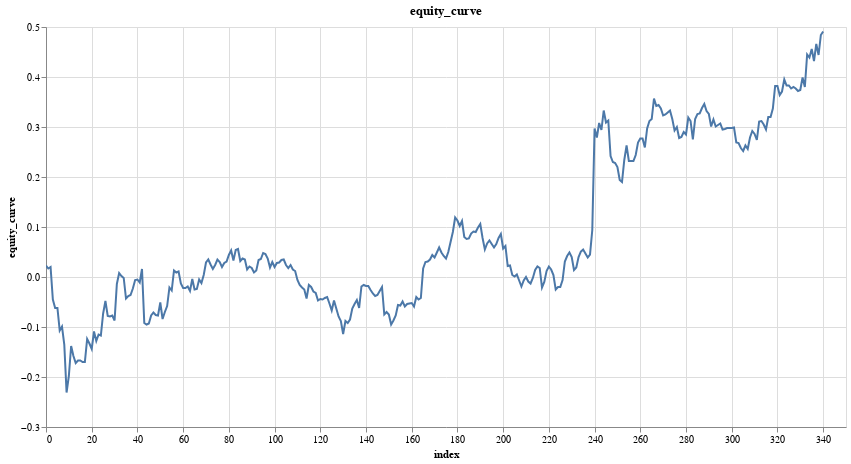

Notebook code for this chart:
### Code cell
# we plot the one with the highest sharpe-ratio
features = ['close_log_return_lag_3']
model = LinearModel(len(features))
model_trades = research.learn_model_trades(ts.drop_nulls(), features, target, model, loss=nn.MSELoss())
model_trades = research.add_tx_fees_log(model_trades, maker_fee, taker_fee)
research.plot_column(model_trades, 'equity_curve')

### Figure 1 — Vega specification as saved in the notebook (floating-point values rounded to 4 significant figures; data arrays with more than 128 entries replaced by an {"elided": "..."} marker saying what was removed)
{"$schema": "https://vega.github.io/schema/vega/v5.json", "data": [{"name": "param_9_store"}, {"name": "source_0", "values": {"elided": "341 records"}}, {"name": "source_0_x_domain_index", "values": [{"min": 0, "max": 340}]}, {"name": "source_0_y_domain_equity_curve", "values": [{"min": -0.231, "max": 0.491}]}], "signals": [{"name": "unit", "value": {}, "on": [{"events": "pointermove", "update": "isTuple(group()) ? group() : unit"}]}, {"name": "param_9", "update": "vlSelectionResolve(\"param_9_store\", \"union\")"}, {"name": "param_9_index", "on": [{"events": [{"source": "view", "type": "dblclick"}], "update": "null"}, {"events": {"signal": "param_9_translate_delta"}, "update": "panLinear(param_9_translate_anchor.extent_x, -param_9_translate_delta.x / width)"}, {"events": {"signal": "param_9_zoom_delta"}, "update": "zoomLinear(domain(\"x\"), param_9_zoom_anchor.x, param_9_zoom_delta)"}]}, {"name": "param_9_equity_curve", "on": [{"events": [{"source": "view", "type": "dblclick"}], "update": "null"}, {"events": {"signal": "param_9_translate_delta"}, "update": "panLinear(param_9_translate_anchor.extent_y, param_9_translate_delta.y / height)"}, {"events": {"signal": "param_9_zoom_delta"}, "update": "zoomLinear(domain(\"y\"), param_9_zoom_anchor.y, param_9_zoom_delta)"}]}, {"name": "param_9_tuple", "on": [{"events": [{"signal": "param_9_index || param_9_equity_curve"}], "update": "param_9_index && param_9_equity_curve ? {unit: \"\", fields: param_9_tuple_fields, values: [param_9_index,param_9_equity_curve]} : null"}]}, {"name": "param_9_tuple_fields", "value": [{"field": "index", "channel": "x", "type": "R"}, {"field": "equity_curve", "channel": "y", "type": "R"}]}, {"name": "param_9_translate_anchor", "value": {}, "on": [{"events": [{"source": "scope", "type": "pointerdown"}], "update": "{x: x(unit), y: y(unit), extent_x: domain(\"x\"), extent_y: domain(\"y\")}"}]}, {"name": "param_9_translate_delta", "value": {}, "on": [{"events": [{"source": "window", "between": [{"source": "scope", "type": "pointerdown"}, {"source": "window", "type": "pointerup"}], "type": "pointermove", "consume": true}], "update": "{x: param_9_translate_anchor.x - x(unit), y: param_9_translate_anchor.y - y(unit)}"}]}, {"name": "param_9_zoom_anchor", "on": [{"events": [{"source": "scope", "type": "wheel", "consume": true}], "update": "{x: invert(\"x\", x(unit)), y: invert(\"y\", y(unit))}"}]}, {"name": "param_9_zoom_delta", "on": [{"events": [{"source": "scope", "consume": true, "type": "wheel"}], "update": "pow(1.001, event.deltaY * pow(16, event.deltaMode))", "force": true}]}, {"name": "param_9_modify", "on": [{"events": {"signal": "param_9_tuple"}, "update": "modify(\"param_9_store\", param_9_tuple, true)"}]}], "marks": [{"type": "line", "name": "marks", "from": {"data": "source_0"}, "sort": {"field": "x"}, "encode": {"update": {"defined": {"signal": "isValid(datum[\"index\"]) && isFinite(+datum[\"index\"]) && isValid(datum[\"equity_curve\"]) && isFinite(+datum[\"equity_curve\"])"}, "tooltip": {"signal": "{\"index\": format(datum[\"index\"], \"\"), \"equity_curve\": format(datum[\"equity_curve\"], \"\")}"}, "x": {"field": "index", "scale": "x"}, "y": {"field": "equity_curve", "scale": "y"}, "stroke": {"value": "#4c78a8"}}}, "clip": true, "interactive": true, "style": ["line"]}], "scales": [{"name": "x", "type": "linear", "domain": [{"signal": "(data(\"source_0_x_domain_index\")[0] || {}).min"}, {"signal": "(data(\"source_0_x_domain_index\")[0] || {}).max"}], "range": [0, {"signal": "width"}], "nice": true, "zero": false, "domainRaw": {"signal": "param_9[\"index\"]"}}, {"name": "y", "type": "linear", "domain": [{"signal": "(data(\"source_0_y_domain_equity_curve\")[0] || {}).min"}, {"signal": "(data(\"source_0_y_domain_equity_curve\")[0] || {}).max"}], "range": [{"signal": "height"}, 0], "zero": true, "nice": true, "domainRaw": {"signal": "param_9[\"equity_curve\"]"}}], "axes": [{"scale": "x", "orient": "bottom", "grid": true, "tickCount": {"signal": "ceil(width/40)"}, "minExtent": 0, "zindex": 0, "ticks": false, "domain": false, "maxExtent": 0, "gridScale": "y", "aria": false, "labels": false}, {"scale": "y", "labels": false, "grid": true, "domain": false, "aria": false, "maxExtent": 0, "tickCount": {"signal": "ceil(height/40)"}, "orient": "left", "gridScale": "x", "minExtent": 0, "ticks": false, "zindex": 0}, {"scale": "x", "labelFlush": true, "title": "index", "labelOverlap": true, "tickCount": {"signal": "ceil(width/40)"}, "zindex": 0, "grid": false, "orient": "bottom"}, {"scale": "y", "tickCount": {"signal": "ceil(height/40)"}, "zindex": 0, "orient": "left", "title": "equity_curve", "labelOverlap": true, "grid": false}], "title": {"text": "equity_curve", "frame": "group"}, "height": 400, "style": "cell", "padding": 5, "background": "white", "width": 800}
